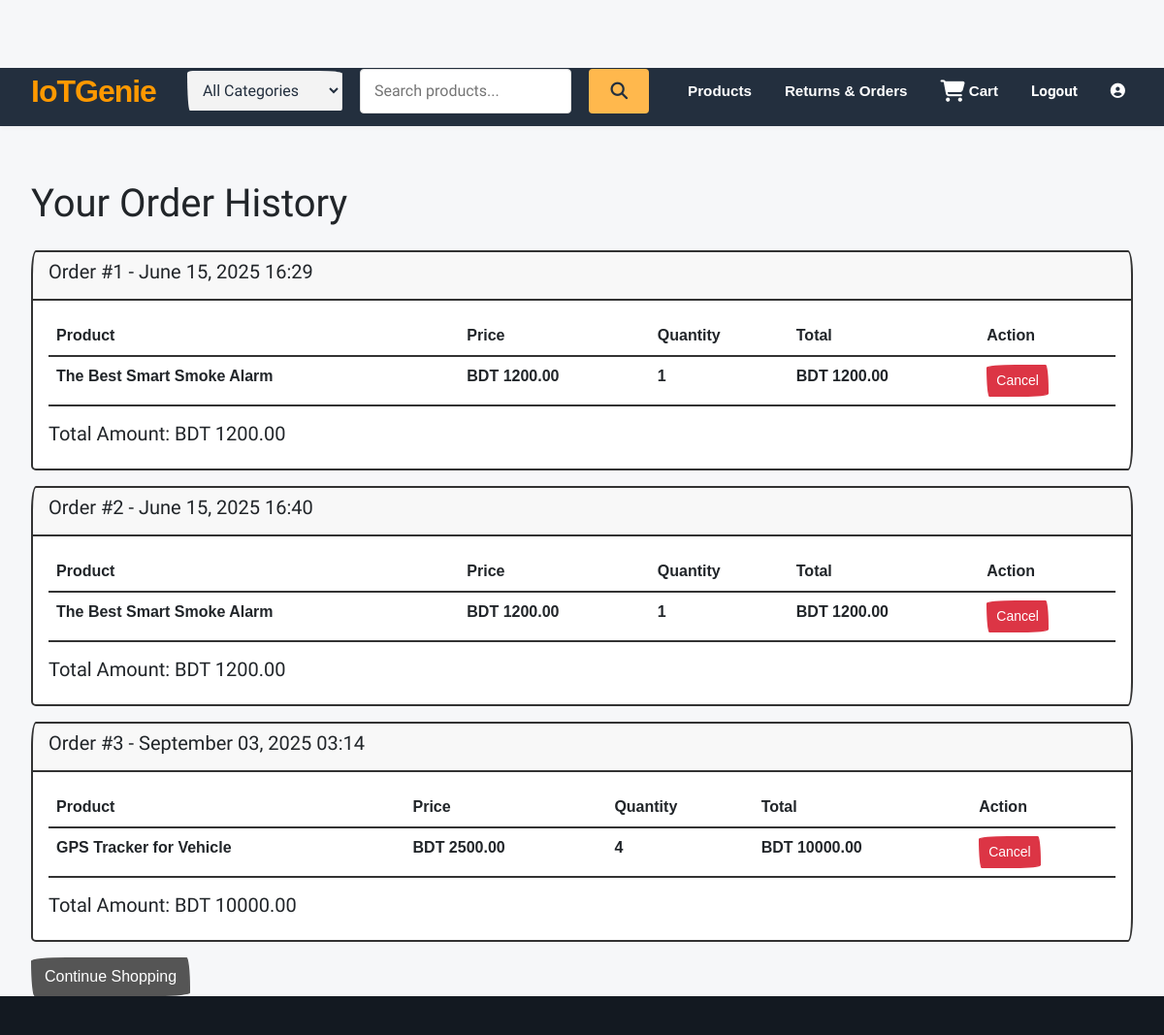
Screenshot of /orders/ (signed in) with the database file from the repository.
### shop/models.py (models this page shows, shortened)
class Order(models.Model):
    user = models.ForeignKey(User, on_delete=models.CASCADE)
    total_amount = models.DecimalField(max_digits=10, decimal_places=2)
    created_at = models.DateTimeField(auto_now_add=True)
    user_order_number = models.PositiveIntegerField(default=1)
    class Meta:
        unique_together = ('user', 'user_order_number')

class OrderItem(models.Model):
    order = models.ForeignKey(Order, related_name='items', on_delete=models.CASCADE)
    product = models.ForeignKey(Product, on_delete=models.CASCADE)
    quantity = models.PositiveIntegerField(default=1)
    price = models.DecimalField(max_digits=10, decimal_places=2)
    @property
    def total_price(self):
        return self.quantity * self.price

class Product(models.Model):
    name = models.CharField(max_length=200)
    description = models.TextField()
    price = models.DecimalField(max_digits=10, decimal_places=2)
    category = models.CharField(max_length=100)
    image = models.ImageField(upload_to='products/', null=True, blank=True)
    view_count = models.PositiveIntegerField(default=0)

### shop/views.py (the view)
# urls.py: path('orders/', views.order_list, name='order_list'),
@login_required
def order_list(request):
    orders = Order.objects.filter(user=request.user).prefetch_related('items__product')
    logger.info(f"Fetching orders for user {request.user.username}: {orders.count()} orders found")
    return render(request, 'order_list.html', {'orders': orders})

### templates/order_list.html (shortened to what this page needs)
{% extends 'base.html' %}
{% block content %}
<h1 class="my-4">Your Order History</h1>
{% if orders %}
{% for order in orders %}
<div class="card mb-3">
    <div class="card-header">
        <h5>Order #{{ order.user_order_number }} - {{ order.created_at|date:"F d, Y H:i" }}</h5>
    </div>
    <div class="card-body">
        <table class="table">
            <thead>
                <tr>
                    <th>Product</th>
                    <th>Price</th>
                    <th>Quantity</th>
                    <th>Total</th>
                    <th>Action</th>
                </tr>
            </thead>
            <tbody>
                {% for item in order.items.all %}
                <tr>
                    <td>{{ item.product.name }}</td>
                    <td>BDT {{ item.price }}</td>
                    <td>{{ item.quantity }}</td>
                    <td>BDT {{ item.total_price }}</td>
                    <td>
                        <a href="{% url 'cancel_order_item' order.id item.id %}" class="btn btn-danger btn-sm" onclick="return confirm('Are you sure you want to cancel this item?')">Cancel</a>
                    </td>
                </tr>
                {% endfor %}
            </tbody>
        </table>
        <h5>Total Amount: BDT {{ order.total_amount }}</h5>
    </div>
</div>
{% empty %}
<p>You have no orders yet.</p>
{% endfor %}
{% else %}
<p>You have no orders yet.</p>
{% endif %}
<a href="{% url 'product_list' %}" class="btn btn-secondary">Continue Shopping</a>
{% endblock %}

### templates/base.html (style rules this page uses)
body { padding-top: 70px; display: flex; flex-direction: column; min-height: 100vh; font-family: 'Arial', 'Helvetica Neue', Helvetica, sans-serif; background: #f6f7f9; }

### rows the page displays
Order: user_order_number "1", created_at "June 15, 2025 16:29", total_amount "1200.00"
OrderItem: product.name "The Best Smart Smoke Alarm", price "1200.00", quantity "1", total_price "1200.00"
Order: user_order_number "2", created_at "June 15, 2025 16:40", total_amount "1200.00"
OrderItem: product.name "The Best Smart Smoke Alarm", price "1200.00", quantity "1", total_price "1200.00"
Order: user_order_number "3", created_at "September 03, 2025 03:14", total_amount "10000.00"
OrderItem: product.name "GPS Tracker for Vehicle", price "2500.00", quantity "4", total_price "10000.00"
